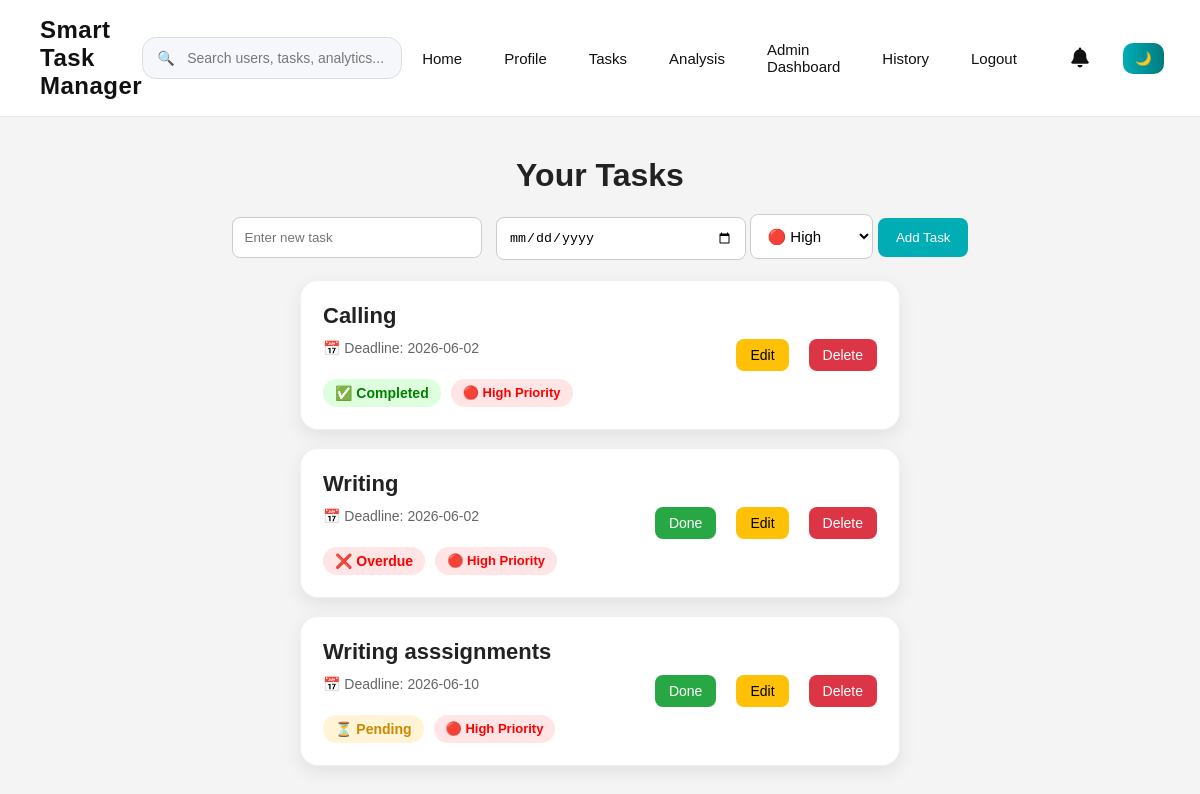
The page /search (signed in) on the database its author committed.
### tables this page shows
CREATE TABLE tasks (
        id INTEGER PRIMARY KEY AUTOINCREMENT,
        username TEXT,
        task TEXT,
        status TEXT DEFAULT 'pending',
        deadline TEXT,
        priority TEXT DEFAULT 'Medium',
        created_at TEXT,
        completed_at TEXT
    );

### app.py (the view)
@app.route('/search')
def search_tasks():
    if 'user' not in session:
        return redirect('/login')
    query = request.args.get('query', '').strip()
    conn = sqlite3.connect("data.db")
    c = conn.cursor()
    if session.get('role') == 'admin':
        c.execute("""
            SELECT * FROM tasks
            WHERE task LIKE ?
        """, ('%' + query + '%',))
    else:
        c.execute("""
            SELECT * FROM tasks
            WHERE username=? AND task LIKE ?
        """, (session['user'], '%' + query + '%'))
    tasks = c.fetchall()
    conn.close()
    today = datetime.now().date()
    updated_tasks = []
    for task in tasks:
        try:
            deadline_date = datetime.strptime(
                task[4],
                "%Y-%m-%d"
            ).date()
        except:
            deadline_date = None
        updated_tasks.append((
            task[0],
            task[1],
            task[2],
            task[3],
            deadline_date,
            task[5]
        ))
    return render_template(
        'tasks.html',
        tasks=updated_tasks,
        today=today,
        search_query=query
    )

### app.py (called while the page is built)
@app.context_processor
def notification_count():
    if 'user' not in session:
        return dict(unread_count=0)
    conn = sqlite3.connect("data.db")
    c = conn.cursor()
    c.execute("""
        SELECT COUNT(*)
        FROM notifications
        WHERE username=?
        AND is_read=0
    """, (session['user'],))
    count = c.fetchone()[0]
    conn.close()
    return dict(unread_count=count)

### templates/tasks.html (shortened to what this page needs)
{% extends "base.html" %}
{% block content %}
<div class="tasks-page">
    <h1>Your Tasks</h1>
    <form method="POST" action="/tasks" class="task-form">
        <input type="text" name="task" placeholder="Enter new task" required>
        <input type="date" name="deadline" required>
        <select name="priority" required>
            <option value="High">🔴 High</option>
        </select>
        <button type="submit">Add Task</button>
    </form>
    {% if tasks %}
    <ul class="task-list">
        {% for task in tasks %}
        <li class="task-item">
            <div class="task-left">
                <h3>{{ task[2] }}</h3>
                <small>
                    📅 Deadline: {{ task[4] }}
                </small>
                <br>
                <div class="task-badges">
                    {% if task[3] == 'completed' %}
                    <span class="completed-badge">
                        ✅ Completed
                    </span>
                    {% elif task[4] < today %} <span class="overdue-badge">
                        ❌ Overdue
                        </span>
                        {% else %}
                        <span class="pending-badge">
                            ⏳ Pending
                        </span>
                        {% endif %}
                        {% if task[5]|lower == 'high' %}
                        <span class="high-priority">
                            🔴 High Priority
                        </span>
                        {% elif task[5]|lower == 'medium' %}
                        <span class="medium-priority">
                            🟡 Medium Priority
                        </span>
                        {% else %}
                        <span class="low-priority">
                            🟢 Low Priority
                        </span>
                        {% endif %}
                </div>
            </div>
            <div class="task-actions">
                {% if task[3] == 'pending' %}
                <a href="/complete/{{ task[0] }}" class="done-btn">
                    Done
                </a>
                {% endif %}
                <a href="/edit/{{ task[0] }}" class="edit-btn">
                    Edit
                </a>
                <a href="/delete/{{ task[0] }}" class="delete-btn">
                    Delete
                </a>
            </div>
        </li>
        {% endfor %}
    </ul>
    {% endif %}
</div>
{% endblock %}

### static/style.css (style rules this page uses)
body, nav, .login-box, .task-item, .card, .stat-card, .extra-card, table, input, button { transition: background-color 0.3s ease, color 0.3s ease, border-color 0.3s ease; }
* { margin: 0; padding: 0; box-sizing: border-box; }
body { font-family: Arial, sans-serif; background-color: #f4f4f4; }
.tasks-page { padding: 40px; text-align: center; }
.tasks-page h1 { margin-bottom: 20px; color: #222; }
.task-form { margin-bottom: 20px; }
.task-form input { padding: 12px; width: 250px; border: 1px solid #ccc; border-radius: 8px; }
.task-form button { padding: 12px 18px; border: none; background-color: #00adb5; color: white; border-radius: 8px; cursor: pointer; }
.task-list { list-style: none; padding: 0; max-width: 600px; margin: auto; }
.task-list a { margin-left: 10px; text-decoration: none; color: #00adb5; }
.task-badges { display: flex; gap: 10px; flex-wrap: wrap; margin-top: 12px; }
.task-item { background: white; margin: 18px 0; padding: 22px; border-radius: 18px; display: flex; justify-content: space-between; align-items: center; gap: 20px; box-shadow: 0 6px 18px rgba(0, 0, 0, 0.08); border: 1px solid #f0f0f0; transition: all 0.3s ease; }
.task-left { text-align: left; }
.task-left h3 { margin-bottom: 10px; color: #222; font-size: 22px; font-weight: 600; }
.task-left small { color: #666; font-size: 14px; }
.completed-badge { display: inline-block; margin-top: 10px; background: #ddffdd; color: green; padding: 6px 12px; border-radius: 20px; font-size: 14px; font-weight: bold; }
.pending-badge { display: inline-block; margin-top: 10px; background: #fff4d6; color: #cc8800; padding: 6px 12px; border-radius: 20px; font-size: 14px; font-weight: bold; }
.overdue-badge { display: inline-block; margin-top: 10px; background: #ffe5e5; color: red; padding: 6px 12px; border-radius: 20px; font-size: 14px; font-weight: bold; }
.task-form input[type="date"] { padding: 12px; border: 1px solid #ccc; border-radius: 8px; margin-left: 10px; }
.task-actions .done-btn, .task-actions .delete-btn { padding: 8px 14px; border: none; border-radius: 8px; font-size: 14px; cursor: pointer; font-weight: 500; transition: all 0.2s ease-in-out; text-decoration: none; display: inline-block; }
.task-actions .done-btn { background-color: #28a745; color: white; }
.task-actions .delete-btn { background-color: #dc3545; color: white; }
.task-actions { display: flex; gap: 10px; align-items: center; flex-wrap: wrap; }
html { scroll-behavior: smooth; }
button, .hero-btn, .done-btn, .delete-btn { transition: all 0.3s ease; }
.task-actions .edit-btn { background-color: #ffc107; color: black; padding: 8px 14px; border-radius: 8px; text-decoration: none; font-size: 14px; font-weight: 500; transition: 0.2s; }
.high-priority, .medium-priority, .low-priority { display: inline-block; margin-top: 10px; padding: 6px 12px; border-radius: 20px; font-size: 13px; font-weight: bold; }
.high-priority { background-color: #ffe5e5; color: #ff0000; }
select { padding: 12px; border-radius: 8px; border: 1px solid #ccc; font-size: 15px; background-color: white; cursor: pointer; transition: all 0.3s ease; }

### rows shown on the page
tasks: task "Calling", deadline "2026-06-02", status "✅ Completed", priority "🔴 High Priority"
tasks: task "Writing", deadline "2026-06-02", status "❌ Overdue", priority "🔴 High Priority"
tasks: task "Writing asssignments", deadline "2026-06-10", status "⏳ Pending", priority "🔴 High Priority"
